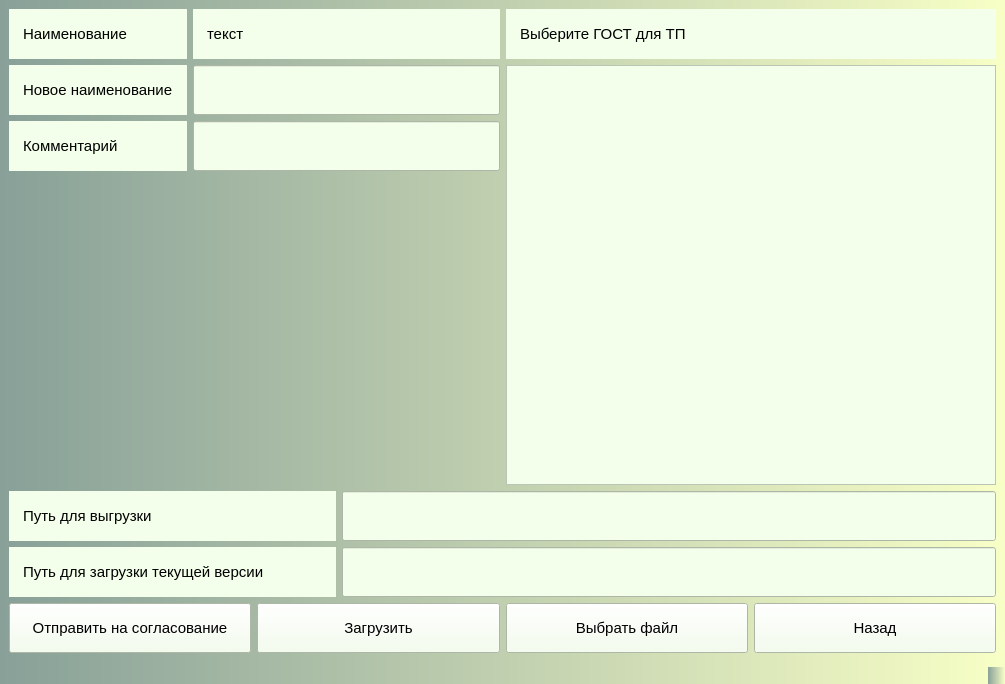
<?xml version="1.0" encoding="UTF-8"?>
<ui version="4.0">
 <class>CreateAgreement</class>
 <widget class="QMainWindow" name="CreateAgreement">
  <property name="geometry">
   <rect>
    <x>0</x>
    <y>0</y>
    <width>1005</width>
    <height>684</height>
   </rect>
  </property>
  <property name="windowTitle">
   <string>MainWindow</string>
  </property>
  <property name="styleSheet">
   <string notr="true">background:qlineargradient(spread:repeat, x1:0, y1:0, x2:1, y2:0, stop:0 rgba(83, 160, 81, 255), stop:1 rgba(255, 120, 161, 255))qlineargradient(spread:repeat, x1:0, y1:0, x2:1, y2:0, stop:0 rgba(136, 160, 152, 255), stop:1 rgba(248, 255, 198, 255))</string>
  </property>
  <widget class="QWidget" name="centralwidget">
   <layout class="QGridLayout" name="gridLayout_3">
    <item row="0" column="0" rowspan="2">
     <layout class="QGridLayout" name="gridLayout_2">
      <item row="0" column="0">
       <widget class="QLabel" name="label">
        <property name="minimumSize">
         <size>
          <width>0</width>
          <height>50</height>
         </size>
        </property>
        <property name="maximumSize">
         <size>
          <width>16777215</width>
          <height>100</height>
         </size>
        </property>
        <property name="styleSheet">
         <string notr="true">background:rgb(243, 255, 234);
padding: 10;
font-size: 15px;</string>
        </property>
        <property name="text">
         <string>Наименование</string>
        </property>
       </widget>
      </item>
      <item row="1" column="0">
       <widget class="QLabel" name="label_8">
        <property name="minimumSize">
         <size>
          <width>0</width>
          <height>50</height>
         </size>
        </property>
        <property name="styleSheet">
         <string notr="true">background:rgb(243, 255, 234);
padding: 10;
font-size: 15px;</string>
        </property>
        <property name="text">
         <string>Новое наименование</string>
        </property>
       </widget>
      </item>
      <item row="0" column="1">
       <widget class="QLabel" name="labelName">
        <property name="minimumSize">
         <size>
          <width>0</width>
          <height>50</height>
         </size>
        </property>
        <property name="styleSheet">
         <string notr="true">background:rgb(243, 255, 234);
padding: 10;
font-size: 15px;</string>
        </property>
        <property name="text">
         <string>текст</string>
        </property>
       </widget>
      </item>
      <item row="1" column="1">
       <widget class="QLineEdit" name="lineEditNewName">
        <property name="minimumSize">
         <size>
          <width>0</width>
          <height>50</height>
         </size>
        </property>
        <property name="styleSheet">
         <string notr="true">background:rgb(243, 255, 234);
padding: 10;
font-size: 15px;</string>
        </property>
       </widget>
      </item>
      <item row="2" column="0">
       <widget class="QLabel" name="label_2">
        <property name="minimumSize">
         <size>
          <width>50</width>
          <height>50</height>
         </size>
        </property>
        <property name="maximumSize">
         <size>
          <width>16777215</width>
          <height>100</height>
         </size>
        </property>
        <property name="styleSheet">
         <string notr="true">background:rgb(243, 255, 234);
padding: 10;
font-size: 15px;</string>
        </property>
        <property name="text">
         <string>Комментарий</string>
        </property>
       </widget>
      </item>
      <item row="2" column="1">
       <widget class="QLineEdit" name="lineEditComment">
        <property name="minimumSize">
         <size>
          <width>0</width>
          <height>50</height>
         </size>
        </property>
        <property name="styleSheet">
         <string notr="true">background:rgb(243, 255, 234);
padding: 10;
font-size: 15px;</string>
        </property>
       </widget>
      </item>
      <item row="3" column="0">
       <spacer name="verticalSpacer">
        <property name="orientation">
         <enum>Qt::Vertical</enum>
        </property>
        <property name="sizeHint" stdset="0">
         <size>
          <width>20</width>
          <height>40</height>
         </size>
        </property>
       </spacer>
      </item>
     </layout>
    </item>
    <item row="0" column="1">
     <widget class="QLabel" name="label_3">
      <property name="minimumSize">
       <size>
        <width>0</width>
        <height>50</height>
       </size>
      </property>
      <property name="styleSheet">
       <string notr="true">background:rgb(243, 255, 234);
padding: 10;
font-size: 15px;</string>
      </property>
      <property name="text">
       <string>Выберите ГОСТ для ТП</string>
      </property>
     </widget>
    </item>
    <item row="1" column="1">
     <widget class="QScrollArea" name="scrollAreaGosts">
      <property name="minimumSize">
       <size>
        <width>0</width>
        <height>300</height>
       </size>
      </property>
      <property name="styleSheet">
       <string notr="true">background:rgb(243, 255, 234);
font-size:16pt</string>
      </property>
      <property name="widgetResizable">
       <bool>true</bool>
      </property>
      <widget class="QWidget" name="scrollAreaWidgetContents_2">
       <property name="geometry">
        <rect>
         <x>0</x>
         <y>0</y>
         <width>488</width>
         <height>395</height>
        </rect>
       </property>
      </widget>
     </widget>
    </item>
    <item row="2" column="0" colspan="2">
     <layout class="QGridLayout" name="gridLayout">
      <item row="0" column="0">
       <widget class="QLabel" name="label_4">
        <property name="minimumSize">
         <size>
          <width>280</width>
          <height>50</height>
         </size>
        </property>
        <property name="styleSheet">
         <string notr="true">background:rgb(243, 255, 234);
padding: 10;
font-size: 15px;</string>
        </property>
        <property name="text">
         <string>Путь для выгрузки</string>
        </property>
       </widget>
      </item>
      <item row="0" column="1" colspan="2">
       <widget class="QLineEdit" name="lineEditPathToDownload">
        <property name="minimumSize">
         <size>
          <width>0</width>
          <height>50</height>
         </size>
        </property>
        <property name="styleSheet">
         <string notr="true">background:rgb(243, 255, 234);
padding: 10;
font-size: 15px;</string>
        </property>
       </widget>
      </item>
      <item row="1" column="0">
       <widget class="QLabel" name="label_5">
        <property name="minimumSize">
         <size>
          <width>280</width>
          <height>50</height>
         </size>
        </property>
        <property name="styleSheet">
         <string notr="true">background:rgb(243, 255, 234);
padding: 10;
font-size: 15px;</string>
        </property>
        <property name="text">
         <string>Путь для загрузки текущей версии</string>
        </property>
       </widget>
      </item>
      <item row="1" column="1" colspan="2">
       <widget class="QLineEdit" name="lineEditPathToCurrentVersion">
        <property name="minimumSize">
         <size>
          <width>0</width>
          <height>50</height>
         </size>
        </property>
        <property name="styleSheet">
         <string notr="true">background:rgb(243, 255, 234);
padding: 10;
font-size: 15px;</string>
        </property>
       </widget>
      </item>
     </layout>
    </item>
    <item row="3" column="0" colspan="2">
     <layout class="QHBoxLayout" name="horizontalLayout">
      <item>
       <widget class="QPushButton" name="pushButtonToAgreemennt">
        <property name="minimumSize">
         <size>
          <width>0</width>
          <height>50</height>
         </size>
        </property>
        <property name="styleSheet">
         <string notr="true">background:rgb(243, 255, 234);
padding: 10;
font-size: 15px;</string>
        </property>
        <property name="text">
         <string>Отправить на согласование</string>
        </property>
       </widget>
      </item>
      <item>
       <widget class="QPushButton" name="pushButtonDownload">
        <property name="minimumSize">
         <size>
          <width>0</width>
          <height>50</height>
         </size>
        </property>
        <property name="styleSheet">
         <string notr="true">background:rgb(243, 255, 234);
padding: 10;
font-size: 15px;</string>
        </property>
        <property name="text">
         <string>Загрузить</string>
        </property>
       </widget>
      </item>
      <item>
       <widget class="QPushButton" name="pushButtonCheckOldAgreement_4">
        <property name="minimumSize">
         <size>
          <width>0</width>
          <height>50</height>
         </size>
        </property>
        <property name="styleSheet">
         <string notr="true">background:rgb(243, 255, 234);
padding: 10;
font-size: 15px;</string>
        </property>
        <property name="text">
         <string>Выбрать файл</string>
        </property>
       </widget>
      </item>
      <item>
       <widget class="QPushButton" name="pushButtonBack">
        <property name="minimumSize">
         <size>
          <width>0</width>
          <height>50</height>
         </size>
        </property>
        <property name="styleSheet">
         <string notr="true">background:rgb(243, 255, 234);
padding: 10;
font-size: 15px;</string>
        </property>
        <property name="text">
         <string>Назад</string>
        </property>
       </widget>
      </item>
     </layout>
    </item>
   </layout>
  </widget>
  <widget class="QMenuBar" name="menubar">
   <property name="geometry">
    <rect>
     <x>0</x>
     <y>0</y>
     <width>1005</width>
     <height>21</height>
    </rect>
   </property>
  </widget>
  <widget class="QStatusBar" name="statusbar"/>
 </widget>
 <resources/>
 <connections/>
</ui>
